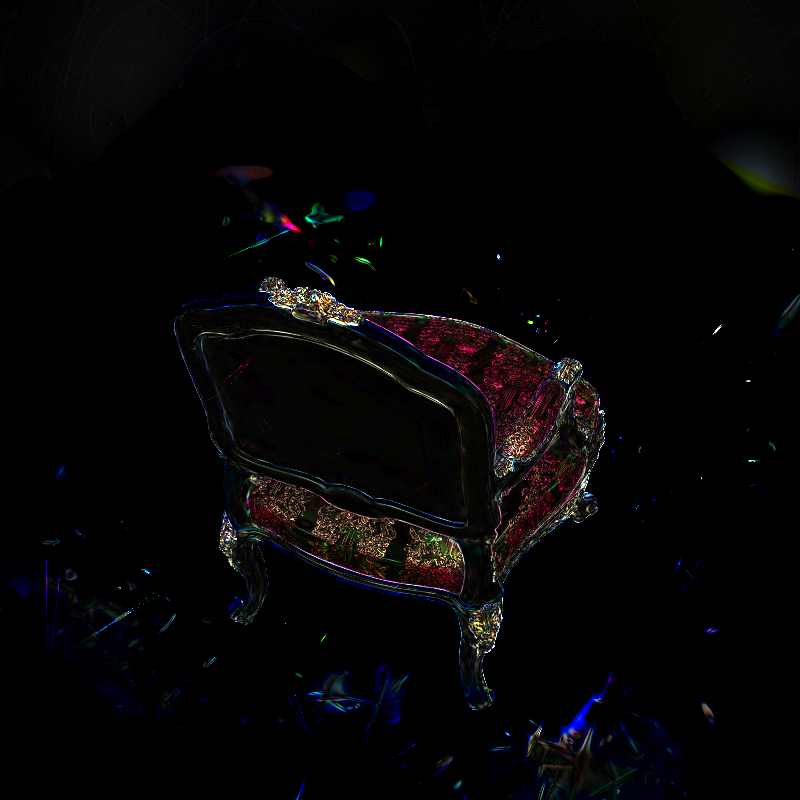

The Python source for this figure:
import numpy as np
from PIL import Image

img1 = np.array(Image.open("data/chair/npu/output0.png").convert("RGB"), dtype=int)
img2 = np.array(Image.open("data/chair/cpu/output0.png").convert("RGB"), dtype=int)

diff = np.abs(img1 - img2)
diff = np.clip(diff * 5, 0, 255)  # 強調倍率

Image.fromarray(diff.astype("uint8")).save("diff.png")
